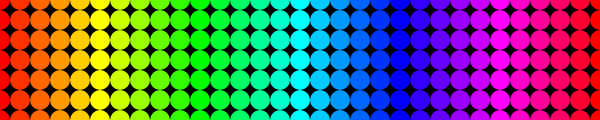
Frame 1 (no input)
Frame 60 (no input): identical to frame 1, image omitted
Frame 120 (the mouse pressed at the canvas centre since frame 60): identical to frame 1, image omitted

The p5.js sketch that drew this single still picture (run headless with seeded random() and noise() and a simulated clock; from frame 60 on, the mouse is pressed at the canvas centre):

// p5.js sketch
// ── sketch.js
function setup() {
  createCanvas(600, 120);
  noStroke();
  colorMode(HSB);
}

function draw() {
  background(0);

  // Use loop vars to count, multiply within the loop to scale them to the right range
  for(var i = 0; i <= 30; i = i + 1){ //Repeat 31 times
    for(var j = 0; j <= 6; j = j + 1){ //Repeat 7 times
    	fill(i/30 * 360, 100, 100);
	    ellipse(i*20, j*20, 20, 20);
	  }
  }
  
}
